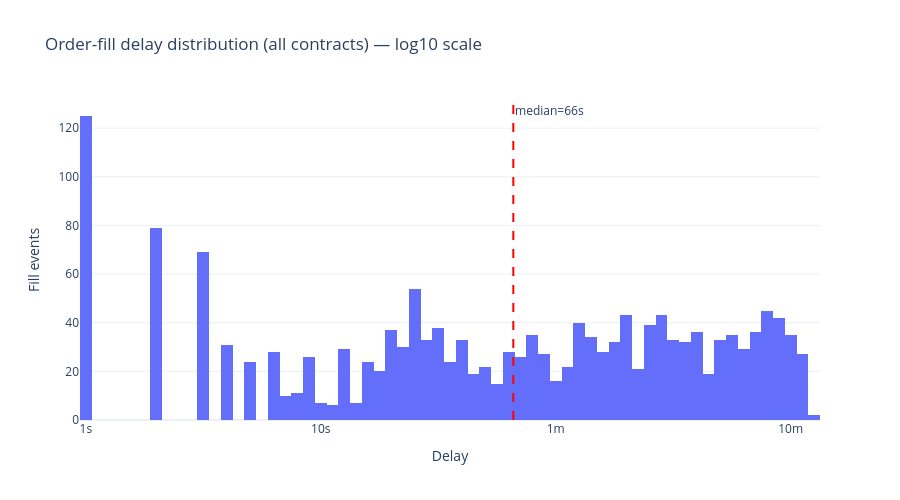

The notebook cell saved with this chart:
### Code cell
import numpy as np

log_delays = np.log10(all_delays_df['delay_s'].clip(lower=1))

fig_delay = go.Figure()
fig_delay.add_trace(go.Histogram(
    x=log_delays,
    nbinsx=80,
    name='All contracts'
))

median_val = all_delays_df['delay_s'].median()
median_log = np.log10(max(median_val, 1))
fig_delay.add_vline(x=median_log, line_dash='dash', line_color='red',
                    annotation_text=f'median={median_val:.0f}s', annotation_position='top right')

max_log = int(np.ceil(log_delays.max()))
tickvals = list(range(0, max_log + 1))
ticktext = ['1s', '10s', '1m', '10m', '1.7h', '11.6h', '4.8d'][:max_log + 1]

fig_delay.update_layout(
    title='Order-fill delay distribution (all contracts) — log10 scale',
    xaxis_title='Delay',
    yaxis_title='Fill events',
    template='plotly_white', height=500,
)
fig_delay.update_xaxes(tickvals=tickvals, ticktext=ticktext)
fig_delay.show()

### Figure 1 — Plotly figure (JSON) as saved in the notebook; plotly's stock layout.template omitted (floating-point values rounded to 4 significant figures; data arrays with more than 128 entries replaced by an {"elided": "..."} marker saying what was removed)
{"data": [{"name": "All contracts", "nbinsx": 80, "type": "histogram", "x": {"elided": "1639 float values"}}], "layout": {"annotations": [{"showarrow": false, "text": "median=66s", "x": 1.82, "xanchor": "left", "xref": "x", "y": 1, "yanchor": "top", "yref": "y domain"}], "height": 500, "shapes": [{"line": {"color": "red", "dash": "dash"}, "type": "line", "x0": 1.82, "x1": 1.82, "xref": "x", "y0": 0, "y1": 1, "yref": "y domain"}], "title": {"text": "Order-fill delay distribution (all contracts) — log10 scale"}, "xaxis": {"ticktext": ["1s", "10s", "1m", "10m", "1.7h"], "tickvals": [0, 1, 2, 3, 4], "title": {"text": "Delay"}}, "yaxis": {"title": {"text": "Fill events"}}}}
